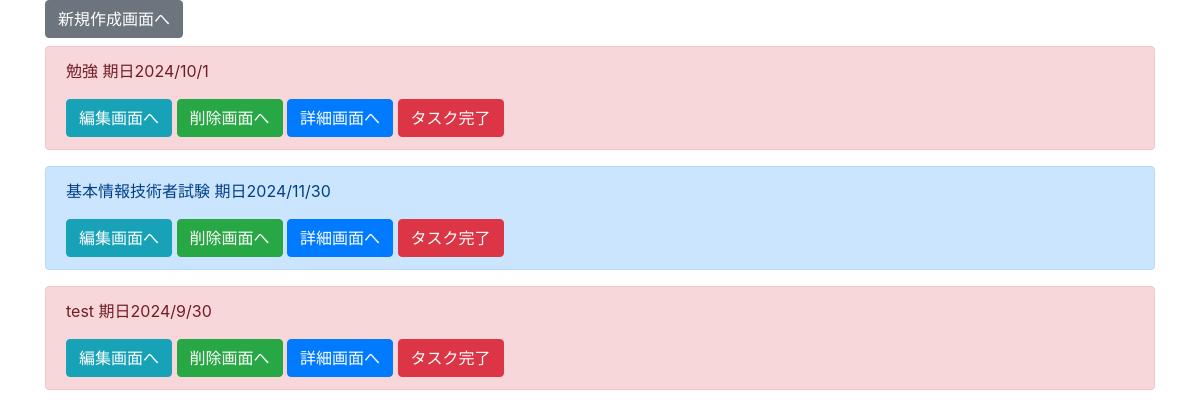
The page /list/ on the database as committed earlier.
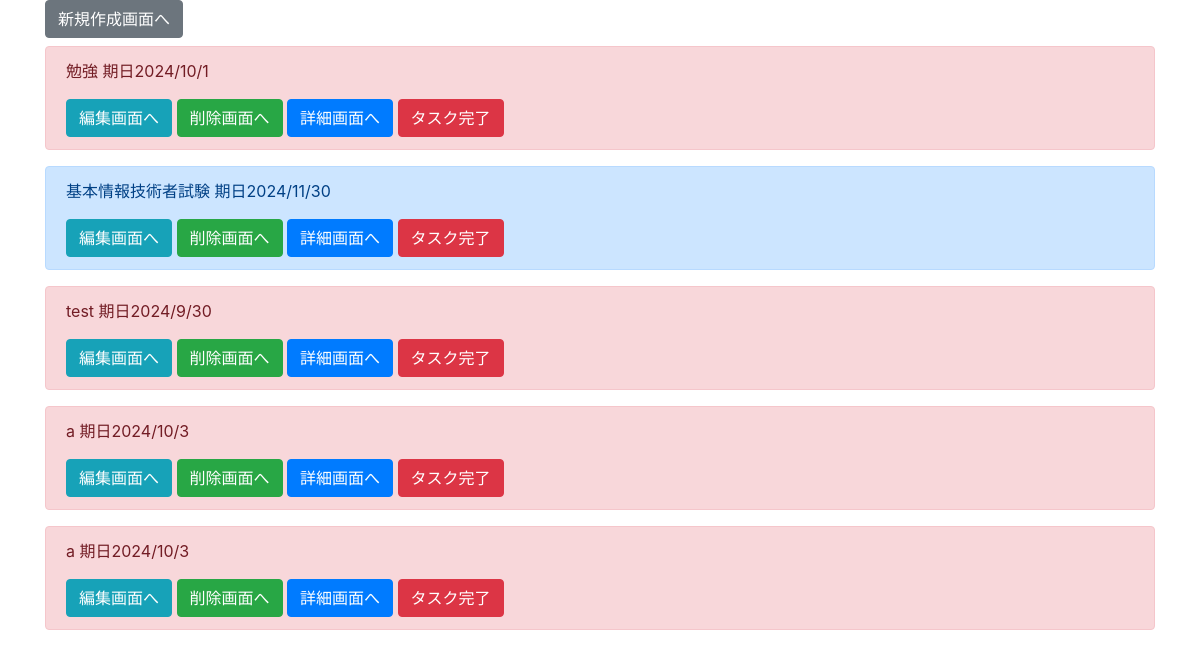
The same page on the database as committed later.
### todo/models.py (models this page shows, shortened)
class TodoModel(models.Model):
    title = models.CharField(max_length=100)
    contents = models.TextField()
    priority = models.CharField(
        max_length=50,
        choices = CHOICE,
        null = True
    )
    duedate = models.DateField()
    is_completed = models.BooleanField(default=False) #完了フラグ

### todo/views.py (the view)
# urls.py: path('list/', TodoList.as_view(), name='list'),
class TodoList(ListView):
    template_name = 'todo/list.html'
    model = TodoModel

### todo/templates/todo/list.html (shortened to what this page needs)
{% extends 'base.html' %}
{% block content %}
    <div class="container">
    <a href="{% url 'create' %}" class="btn btn-secondary mb-2" tabindex="-1" role="button" aria-disabled="true">新規作成画面へ</a>
    {% for item in object_list %}
    <div id="task-{{ item.pk }}" class="alert alert-{{ item.priority }}" role="alert">
        <p>{{ item.title }} 期日{{ item.duedate | date:"o/n/j" }}</p>
        <a href="{% url 'update' item.pk %}" class="btn btn-info" tabindex="-1" role="button" aria-disabled="true">編集画面へ</a>
        <a href="{% url 'delete' item.pk %}" class="btn btn-success" tabindex="-1" role="button" aria-disabled="true">削除画面へ</a>
        <a href="{% url 'detail' item.pk %}" class="btn btn-primary" tabindex="-1" role="button" aria-disabled="true">詳細画面へ</a>
        <button onclick="complete_task({{ item.pk }})" class="btn btn-danger" tabindex="-1" role="button" aria-disabled="true">タスク完了</button>
    </div>
    {% endfor %}
    </div>
{% endblock content %}

### calendar_app/templates/base.html (shortened to what this page needs)
<!doctype html>
<html lang="ja">
 <head>
    <link rel="stylesheet" href="https://cdn.jsdelivr.net/npm/bootstrap@4.1.3/dist/css/bootstrap.min.css">
    <link href="https://cdn.jsdelivr.net/npm/fullcalendar@5.10.1/main.min.css" rel="stylesheet" />
  </head>
  <body>
    {% block content %}
    {% endblock content %}
</body>
</html>

Rows that differ between the two databases and show on the page:
added TodoModel: title "a", duedate "2024/10/3"
added TodoModel: title "a", duedate "2024/10/3"
